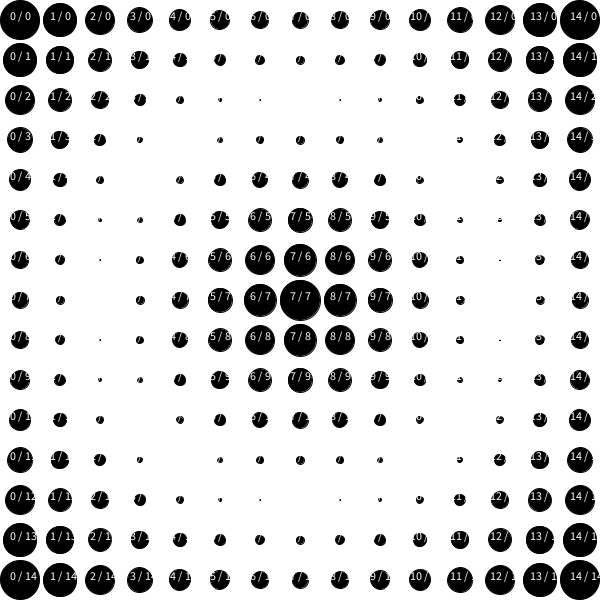
Frame 1 (no input)
Frame 2 (the mouse pressed at the canvas centre, redrawn once): identical to frame 1, image omitted

The Processing sketch that drew this single still picture (run headless with seeded random() and noise(); the mouse was pressed at the canvas centre and the sketch redrawn once):

// Processing sketch: sketch_240618f
// ── sketch_240618f.pde

// grillas con for + funciones con param

void setup(){
  size( 600, 600 );
  //frameRate( 1 );
}

void draw(){
  background ( 255 );
  
  
  //funcion de usuario
  grilla( 40, 0 );  //40 pixeles = 15 celdas x lado
  
  // println( mouseSobreLaDerecha() );  //funcion con param
  
  noLoop();
}

// ── funciones_for.pde

// funcion que no retorna valor = tipo void (PARA DIBUJAR)

void grilla( int mod, int relleno ) {
  for ( int i = 0; i < height; i+=mod ) {  //mod = tamaño de celda
    for ( int j = 0; j < height; j+=mod ) {  //mod = tamaño de celda
      //calculo de tamaño
      float d = dist( i+mod/2, j+mod/2, width/2, height/2 );
      float tam = map( d, 0, 200, mod, 0 );
      
      //println( i + " / " + j);
      fill( relleno );
      //ellipse( i+mod/2, j+mod/2, mod, mod );  //+mod/2 = lo corro porque es un circulo que se dibuja desde el centro (y no un cuadrado que se dibuja desde la esquina superior izquierda)
      ellipse( i+mod/2, j+mod/2, tam, tam );
      fill( 255 );
      text( i/mod + " / " + j/mod , i+10, j+20 );
    }
  }
}

// funcion que si retorna valor = tipo int, boolean, float, etc

boolean mouseSobreLaDerecha(){
  if( mouseX > width/2 ){
    return true;
  }else{
    return false;
  }
}
